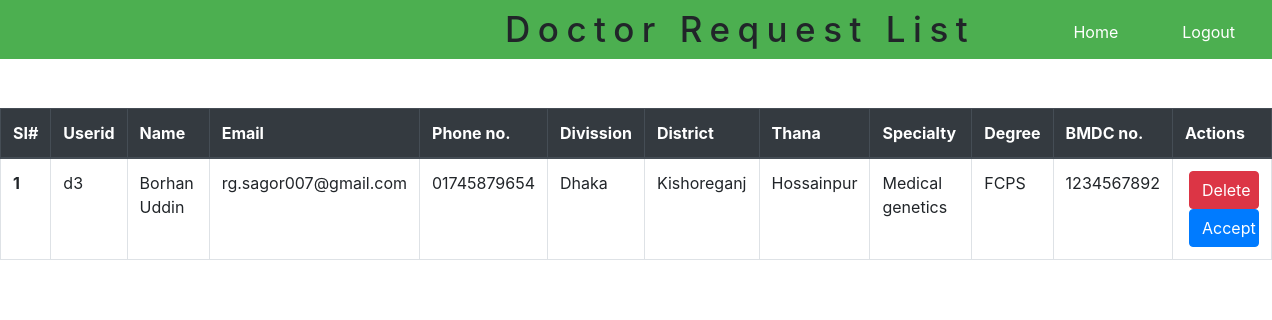
Screenshot of /view/AdminDoctorRequest.php (signed in) with the database file from the repository.
### tables this page shows
CREATE TABLE `tempdoctorrequests` (
  `id` int(100) NOT NULL,
  `userid` varchar(100) NOT NULL,
  `username` varchar(100) NOT NULL,
  `gender` varchar(7) NOT NULL,
  `email` varchar(100) NOT NULL,
  `phonenumber` varchar(11) NOT NULL,
  `dob` varchar(20) NOT NULL,
  `divission` varchar(50) NOT NULL,
  `district` varchar(50) NOT NULL,
  `thana` varchar(50) NOT NULL,
  `specialty` varchar(50) NOT NULL,
  `degree` varchar(100) NOT NULL,
  `bmdcregno` varchar(20) NOT NULL,
  `description` varchar(200) DEFAULT NULL
);

### model/db_connect.php (called while the page is built, shortened)
<?php
	$servername="localhost";
	$username="root";
	$password="";
	$databasename="online_clinic";
	function getdata ($query)
	{
		global $servername;
		global $username;
		global $password;
		global $databasename;
		$data=array();
		$conn=mysqli_connect($servername,$username,$password,$databasename);
		$result=mysqli_query($conn,$query);
		if (mysqli_num_rows($result)>0) {
			while ($rows=mysqli_fetch_assoc($result)) {
				$entity=array();
				foreach ($rows as $key => $value) {
					$entity[$key]=$rows[$key];
				}
				$data[]=$entity;
			}
		}
		return $data;
	}
?>

### control/AdminControl.php (called while the page is built, shortened)
<?php
	include '../model/db_connect.php';
function tempdoctorsdata()
{
	$tdquery="SELECT * FROM tempdoctorrequests";
	$tdresults=getdata($tdquery);
	return $tdresults;
}
?>

### view/AdminDoctorRequest.php (the view, shortened to what this page needs)
<?php
	include '../control/AdminControl.php';
	include 'CSS/bootstrap.php';
	$tempdoctors=tempdoctorsdata();
	$id=0;
?>
<html>
	<head>
		<link rel="stylesheet"type="text/css"href="CSS/admincliniclist.css">
	</head>
	<body>
		<div class="div1">
			<label class="h2">Doctor Request List</label>
			<button class="adminbtn"onclick="window.location='../control/LogoutControl.php'">Logout</button>
			<button type="button"class="adminbtn"onclick="window.location='AdminHomePage.php'">Home</button>
		</div>
		<div class="table">
			<table class="table table-hover table-bordered ">
				<thead>
				    <tr class="thead-dark">
						<th scope="col">SI#</th>
						<th scope="col">Userid</th>
						<th scope="col">Name</th>
						<th scope="col">Email</th>
						<th scope="col">Phone no.</th>
						<th scope="col">Divission</th>
						<th scope="col">District</th>
						<th scope="col">Thana</th>
						<th scope="col">Specialty</th>
						<th scope="col">Degree</th>
						<th scope="col">BMDC no.</th>
						<th scope="col">Actions</th>
				    </tr>
				</thead>
				<?php foreach ($tempdoctors as $tempdoctor) { $id++;?>
					<tbody>
					    <tr>
					    	<th><?php echo $id; ?></th>
							<td><?php echo $tempdoctor["userid"]; ?></td>
							<td><?php echo $tempdoctor["username"]; ?></td>
							<td><?php echo $tempdoctor["email"]; ?></td>
							<td><?php echo $tempdoctor["phonenumber"]; ?></td>
							<td><?php echo $tempdoctor["divission"]; ?></td>
							<td><?php echo $tempdoctor["district"]; ?></td>
							<td><?php echo $tempdoctor["thana"]; ?></td>
							<td><?php echo $tempdoctor["specialty"]; ?></td>
							<td><?php echo $tempdoctor["degree"]; ?></td>
							<td><?php echo $tempdoctor["bmdcregno"]; ?></td>
							<td>
								<a href="../control/AdminControl.php?tdeleteid=<?php echo $tempdoctor['userid'] ?>" class="btn btn-danger float-right"style="width: 70px" onclick="return confirm ('Are you sure to delete?');">Delete</a>
								<a href="../control/AdminControl.php?acceptid=<?php echo $tempdoctor['userid'] ?>" class="btn btn-primary float-right"style="width: 70px" onclick="return confirm ('Are you sure to accept?');">Accept</a>
							</td>
					    </tr>
					</tbody>
				<?php } ?>
			</table>
		</div>
	</body>
</html>

### view/CSS/admincliniclist.css (style rules this page uses)
* { margin:0; padding:0; }
.div1 { background-color: #4CAF50; padding: 5px; }
.h2 { font-size: 35px; line-height: 1.4; letter-spacing: 7.5px; margin: 0px 0px 0px 500px; }
.adminbtn { float: right; background-color: #4CAF50; font-family: inherit; text-align: center; border: none; color: white; padding: 15px 32px; cursor: pointer; font-size: 16px; text-decoration: none; display: inline-block; }
.table { width: 100%; margin: 49px 0px 0px 0px; }

### rows the page displays
tempdoctorrequests: userid "d3", username "Borhan Uddin", email "rg.sagor007@gmail.com", phonenumber "01745879654", divission "Dhaka", district "Kishoreganj", thana "Hossainpur", specialty "Medical genetics", degree "FCPS", bmdcregno "1234567892"
